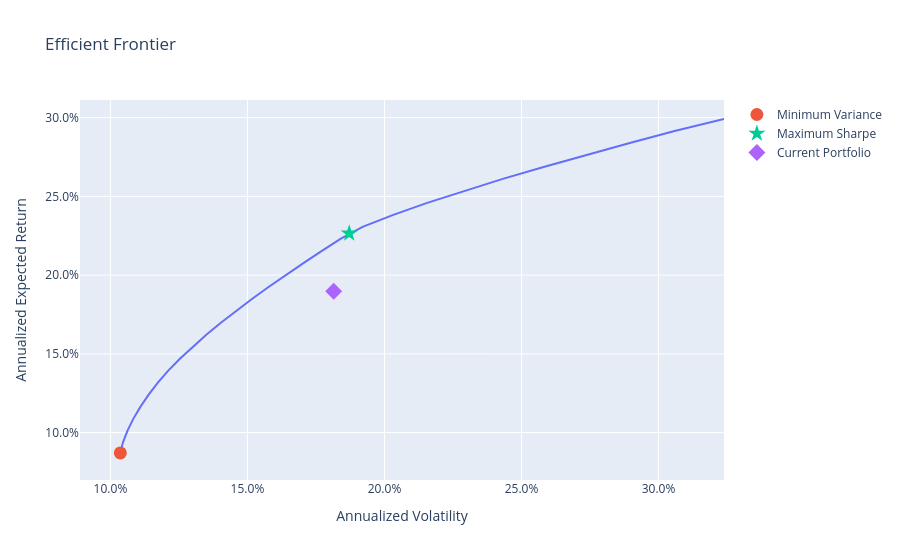

The notebook cell saved with this chart:
### Code cell
import plotly.express as px
import plotly.graph_objects as go

frontier_figure = px.line(
    frontier,
    x="Volatility",
    y="Expected Return",
    title="Efficient Frontier",
    labels={
        "Volatility": "Annualized Volatility",
        "Expected Return": "Annualized Expected Return",
    },
)

frontier_figure.add_trace(
    go.Scatter(
        x=[minimum_variance.volatility],
        y=[minimum_variance.expected_return],
        mode="markers",
        marker={"size": 13},
        name="Minimum Variance",
        hovertemplate=(
            "Minimum Variance"
            "<br>Return: %{y:.2%}"
            "<br>Volatility: %{x:.2%}"
            "<extra></extra>"
        ),
    )
)

frontier_figure.add_trace(
    go.Scatter(
        x=[maximum_sharpe.volatility],
        y=[maximum_sharpe.expected_return],
        mode="markers",
        marker={"size": 13, "symbol": "star"},
        name="Maximum Sharpe",
        hovertemplate=(
            "Maximum Sharpe"
            "<br>Return: %{y:.2%}"
            "<br>Volatility: %{x:.2%}"
            "<extra></extra>"
        ),
    )
)

current_return = float(weights @ expected_returns)

current_volatility = float(
    np.sqrt(
        weights.T
        @ covariance_matrix
        @ weights
    )
)

frontier_figure.add_trace(
    go.Scatter(
        x=[current_volatility],
        y=[current_return],
        mode="markers",
        marker={"size": 13, "symbol": "diamond"},
        name="Current Portfolio",
        hovertemplate=(
            "Current Portfolio"
            "<br>Return: %{y:.2%}"
            "<br>Volatility: %{x:.2%}"
            "<extra></extra>"
        ),
    )
)

frontier_figure.update_layout(
    xaxis_tickformat=".1%",
    yaxis_tickformat=".1%",
)

frontier_figure.show()

### Figure 1 — Plotly figure (JSON) as saved in the notebook; plotly's stock layout.template omitted (floating-point values rounded to 4 significant figures)
{"data": [{"hovertemplate": "Annualized Volatility=%{x}<br>Annualized Expected Return=%{y}<extra></extra>", "legendgroup": "", "line": {"color": "#636efa", "dash": "solid"}, "marker": {"symbol": "circle"}, "mode": "lines", "name": "", "orientation": "v", "showlegend": false, "type": "scatter", "x": [0.1036, 0.1036, 0.1036, 0.1036, 0.1036, 0.1036, 0.1036, 0.1036, 0.1036, 0.1036, 0.1036, 0.1036, 0.1036, 0.1045, 0.1062, 0.1084, 0.111, 0.114, 0.1173, 0.1211, 0.1253, 0.13, 0.135, 0.1403, 0.1459, 0.1517, 0.1578, 0.1641, 0.1706, 0.1772, 0.1839, 0.192, 0.2032, 0.2156, 0.229, 0.2432, 0.2581, 0.2735, 0.2895, 0.3059, 0.3239], "xaxis": "x", "y": [0.08713, 0.08713, 0.08713, 0.08713, 0.08713, 0.08713, 0.08713, 0.08713, 0.08713, 0.08713, 0.08713, 0.08713, 0.08713, 0.09367, 0.1013, 0.1089, 0.1165, 0.1241, 0.1317, 0.1393, 0.1469, 0.1545, 0.1622, 0.1698, 0.1774, 0.185, 0.1926, 0.2002, 0.2078, 0.2154, 0.223, 0.2306, 0.2382, 0.2459, 0.2535, 0.2611, 0.2687, 0.2763, 0.2839, 0.2915, 0.2991], "yaxis": "y"}, {"hovertemplate": "Minimum Variance<br>Return: %{y:.2%}<br>Volatility: %{x:.2%}<extra></extra>", "marker": {"size": 13}, "mode": "markers", "name": "Minimum Variance", "type": "scatter", "x": [0.1036], "y": [0.08713]}, {"hovertemplate": "Maximum Sharpe<br>Return: %{y:.2%}<br>Volatility: %{x:.2%}<extra></extra>", "marker": {"size": 13, "symbol": "star"}, "mode": "markers", "name": "Maximum Sharpe", "type": "scatter", "x": [0.1871], "y": [0.2265]}, {"hovertemplate": "Current Portfolio<br>Return: %{y:.2%}<br>Volatility: %{x:.2%}<extra></extra>", "marker": {"size": 13, "symbol": "diamond"}, "mode": "markers", "name": "Current Portfolio", "type": "scatter", "x": [0.1815], "y": [0.1898]}], "layout": {"legend": {"tracegroupgap": 0}, "title": {"text": "Efficient Frontier"}, "xaxis": {"anchor": "y", "domain": [0, 1], "tickformat": ".1%", "title": {"text": "Annualized Volatility"}}, "yaxis": {"anchor": "x", "domain": [0, 1], "tickformat": ".1%", "title": {"text": "Annualized Expected Return"}}}}
